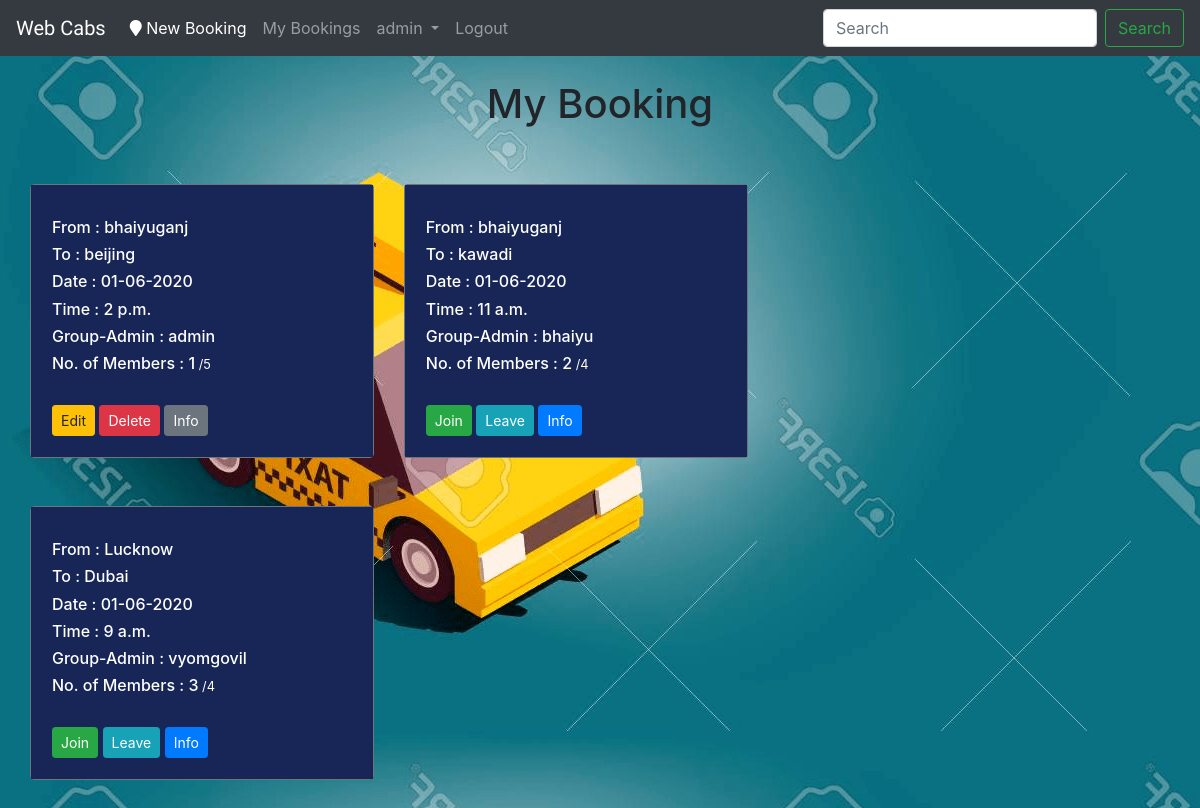
The page /bookings/mybookings/ (signed in) on the database its author committed.
### bookings/models.py (models this page shows, shortened)
class Bookings(models.Model):
    user = models.ForeignKey(User, on_delete=models.CASCADE, related_name='users', null=True)
    creator = models.CharField(max_length=30, blank=False)
    time = models.TimeField(blank=False, auto_now=False, auto_now_add=False, default='00:00 AM')
    date = models.DateField(blank=False, auto_now=False, auto_now_add=False, default='2019-6-14')
    start_position = models.CharField(max_length=30, blank=False)
    destination = models.CharField(max_length=30, blank=False)
    max_members = models.PositiveIntegerField(default=4, blank=False, help_text='Including you.')
    description = models.CharField(blank=True, null=True, max_length=100)

### bookings/views.py (the view)
# urls.py: path('mybookings/', views.my_bookings, name='my_bookings'),
@login_required
def my_bookings(request):
    context={}
    hehehe=[]
    context['mybooking']=Bookings.objects.all().filter(creator__iexact=request.user.username).reverse()
    for booking in Bookings.objects.all():
        for member in booking.members.all():
            if request.user.username == member.name:
                hehehe.append(booking)
    context['memberbooking']=hehehe
    return render(request, 'bookings/mybookings.html', context)

### bookings/templates/bookings/mybookings.html (shortened to what this page needs)
{% extends 'register/base.html' %}
{% block content %}
<br>
<div class="text-center">
  <h1>My Booking</h1>
</div>
<br><br>
<div class="col-md-9">
  <div class="container">
    <div class="row">
      <div class="card-group ">
        {% for booking in mybooking %}
        <div class="col-md-6">
          {% if user.username == booking.creator %}
          <div class="card text-white border-secondary mx-auto mb-5 w-100" style='background-color:rgb(23, 38, 87); '>
            {% else %}
            <div class="card text-white border-secondary mx-auto mb-5 w-100" style='background-color:rgb(23, 38, 87); '>
              {% endif %}
              <div class="card-body" style='border: 1px solid rgb(23, 38, 87) '>
                <div class="card-text">
                  <h6>From : {{booking.start_position}}</h6>
                  <h6>To : {{booking.destination}}</h6>
                  <h6>Date : {{booking.date|date:'d-m-Y'}}</h6>
                  <h6>Time : {{booking.time}}</h6>
                  <h6>Group-Admin : {{booking.creator}}</h6>
                  <h6>No. of Members : {{booking.members.count|add:"1"}}<small style='text-muted'> /{{booking.max_members}}</small></h6>
                                    <br>
                  <div class="card-link">
                    {% if user.username == booking.creator %}
                    <a href="{% url 'bookings:bookings_update' pk=booking.pk %}" class='btn btn-warning btn-sm '>Edit</a>
                    <a href="{% url 'bookings:bookings_delete' pk=booking.pk %}" class='btn btn-danger btn-sm '>Delete</a>
                    {% endif %}
                    <a href="{% url 'bookings:group_info' pk=booking.pk %}" class='btn btn-secondary btn-sm'>Info</a>
                                      </div>
                </div>
              </div>
            </div>
          </div>
          {% endfor %}
          {% for booking in memberbooking %}
          <div class="col-md-6">
            {% if user.username == booking.creator %}
            <div class="card text-white border-secondary mx-auto mb-5 w-100" style='background-color:rgb(23, 38, 87); '>
              {% else %}
              <div class="card text-white border-secondary mx-auto mb-5 w-100" style='background-color:rgb(23, 38, 87); '>
                {% endif %}
                <div class="card-body" style='border: 1px solid rgb(23, 38, 87) '>
                  <div class="card-text">
                    <h6>From : {{booking.start_position}}</h6>
                    <h6>To : {{booking.destination}}</h6>
                    <h6>Date : {{booking.date|date:'d-m-Y'}}</h6>
                    <h6>Time : {{booking.time}}</h6>
                    <h6>Group-Admin : {{booking.creator}}</h6>
                    <h6>No. of Members : {{booking.members.count|add:"1"}}<small style='text-muted'> /{{booking.max_members}}</small></h6>
                                        <br>
                    <div class="card-link">
                      {% if booking.members.count|add:"1" < booking.max_members %}
                      <a href="{% url 'bookings:group_join' pk=booking.pk %}" class="btn btn-success btn-sm">Join</a>
                      {% else %}
                      <a href="{% url 'bookings:group_join' pk=booking.pk %}" class="btn btn-success btn-sm disabled">Join</a>
                      {% endif %}
                      <a href="{% url 'bookings:group_leave' pk=booking.pk %}" class='btn btn-info btn-sm'>Leave</a>
                      <a href="{% url 'bookings:group_info' pk=booking.pk %}" class='btn btn-primary btn-sm'>Info</a>
                                          </div>
                  </div>
                </div>
              </div>
            </div>
            {% endfor %}
          </div>
        </div>
      </div>
    </div>
{% endblock %}

### register/templates/register/base.html (shortened to what this page needs)
<!DOCTYPE html>
<html lang="en">
<head>
    {% load static %}
    <link rel="stylesheet" href="https://stackpath.bootstrapcdn.com/bootstrap/4.5.0/css/bootstrap.min.css">
    <link rel="stylesheet" type="text/css" href="{% static '/style.css' %}"/>
    <link rel="stylesheet" href="https://use.fontawesome.com/releases/v5.7.0/css/all.css">
</head>
<body>
<nav class="navbar navbar-expand-lg navbar-dark bg-dark ">
  <a class="navbar-brand" href="{% url 'register:user_dashboard'%}"> Web Cabs</a>
  <div class="collapse navbar-collapse" id="navbarSupportedContent">
    <ul class="navbar-nav mr-auto">
      <li class="nav-item active">
        <a class="nav-link" href="{% url 'bookings:bookings_create' %}">
            <span class="fas fa-map-marker" aria-hidden="true"></span>
            New Booking
        </a>
      </li>
      <li class="nav-item">
        <a class="nav-link" href="#">My Bookings</a>
      </li>
      <li class="nav-item dropdown">
        <a class="nav-link dropdown-toggle" href="#" id="navbarDropdown" role="button" data-toggle="dropdown" aria-haspopup="true" aria-expanded="false">
          {{ user.username }}
        </a>
      </li>
      <li class="nav-item">
        <a class="nav-link " href="{% url 'register:user_logout' %}">Logout</a>
      </li>
    </ul>
    <form class="form-inline my-2 my-lg-0">
      <input class="form-control mr-sm-2" type="search" placeholder="Search" aria-label="Search">
      <button class="btn btn-outline-success my-2 my-sm-0" type="submit">Search</button>
    </form>
  </div>
</nav>
{% block content %}
{% endblock %}
</body>
</html>

### register/static/style.css (style rules this page uses)
body { background: white url("images/cab2.png"); }
.navbar { border-radius: 0; }
.navbar-brand { font-family: 'Satisfy', cursive; }
.card { min-height: 200px; }

### rows shown on the page
Bookings: start_position "bhaiyuganj", destination "beijing", date "01-06-2020", time "2 p.m.", creator "admin", members.count|add "1", max_members "5", shows "Edit"
Bookings: start_position "bhaiyuganj", destination "kawadi", date "01-06-2020", time "11 a.m.", creator "bhaiyu", members.count|add "2", max_members "4", shows "Join"
Bookings: start_position "Lucknow", destination "Dubai", date "01-06-2020", time "9 a.m.", creator "vyomgovil", members.count|add "3", max_members "4", shows "Join"

### other values the page prints
{{ user.username }} "admin"
